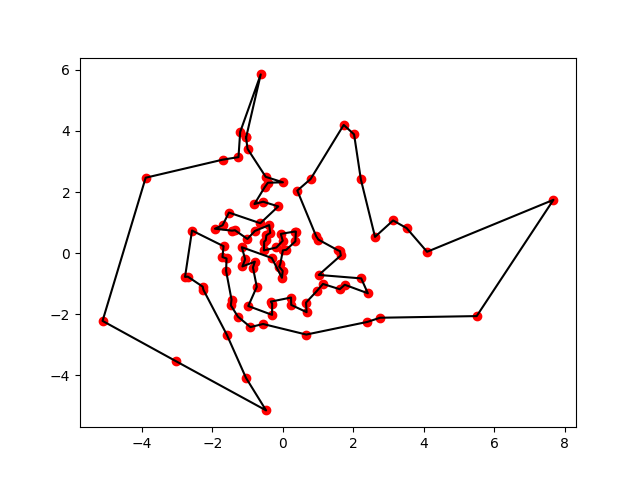

Reproduce this figure in Python.
"""
///////////////////////////////////////////////////////////////////////////////
//        Copyright (c) 2012-2020 Oscar Riveros. all rights reserved.        //
//                        [email redacted]                        //
//                                                                           //
//   without any restriction, Oscar Riveros reserved rights, patents and     //
//  commercialization of this knowledge or derived directly from this work.  //
///////////////////////////////////////////////////////////////////////////////
The above copyright notice and this permission notice shall be included in all
copies or substantial portions of the Software.
THE SOFTWARE IS PROVIDED "AS IS", WITHOUT WARRANTY OF ANY KIND, EXPRESS OR
IMPLIED, INCLUDING BUT NOT LIMITED TO THE WARRANTIES OF MERCHANTABILITY,
FITNESS FOR A PARTICULAR PURPOSE AND NONINFRINGEMENT. IN NO EVENT SHALL THE
AUTHORS OR COPYRIGHT HOLDERS BE LIABLE FOR ANY CLAIM, DAMAGES OR OTHER
LIABILITY, WHETHER IN AN ACTION OF CONTRACT, TORT OR OTHERWISE, ARISING FROM,
OUT OF OR IN CONNECTION WITH THE SOFTWARE OR THE USE OR OTHER DEALINGS IN THE
SOFTWARE.
"""

import matplotlib.pyplot as plt
import numpy as np

import hess

glb = np.inf


def oracle(seq):
    global glb
    loc = sum(np.linalg.norm(data[seq[i - 1]] - data[seq[i]]) for i in range(n))
    if loc < glb:
        glb = loc
        print(glb)
    return loc


if __name__ == '__main__':
    n = 100

    data = np.random.logistic(size=(n, 2))

    opt = hess.sequence(n, oracle)

    x, y = zip(*data[opt + [opt[0]]])

    plt.plot(x, y, 'ro')
    plt.plot(x, y, 'k-')
    plt.savefig('tsp.png')
